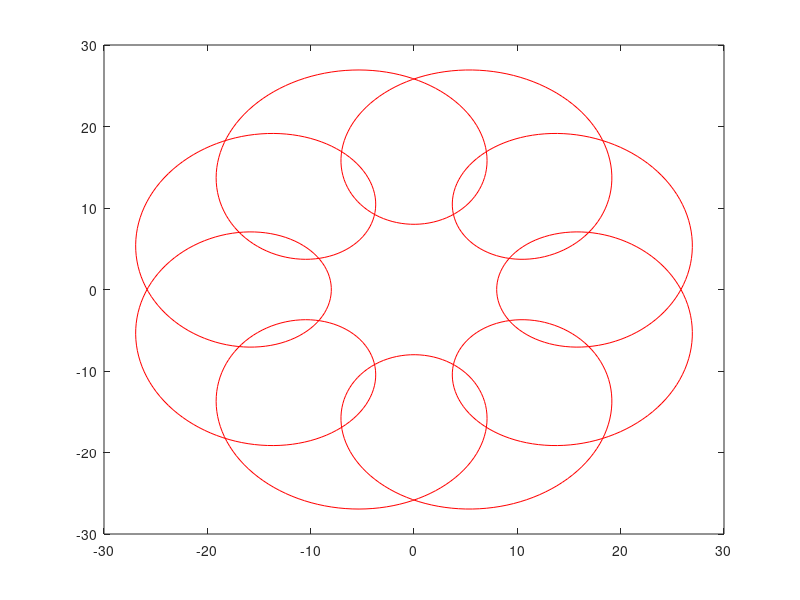

Here is the MATLAB script that generated this plot:
k = 8;

d = abs(10-k);

t = linspace(0, 2 * pi, 1000);

x = @(t) (18)*cos(t) - 5*d*cos(9*t);

y = @(t) (18)*sin(t) - 5*d*sin(9*t);

plot(x(t),y(t),'r'); % 'r' means red lines

hold on

for ii = 1:length(t)
    
    h = plot(x(t(ii)),y(t(ii)),'bo'); % 'ro' means red balls
    pause(0.01); % the velocity of the graph's update
    delete(h); % remove old points of graph
    
end